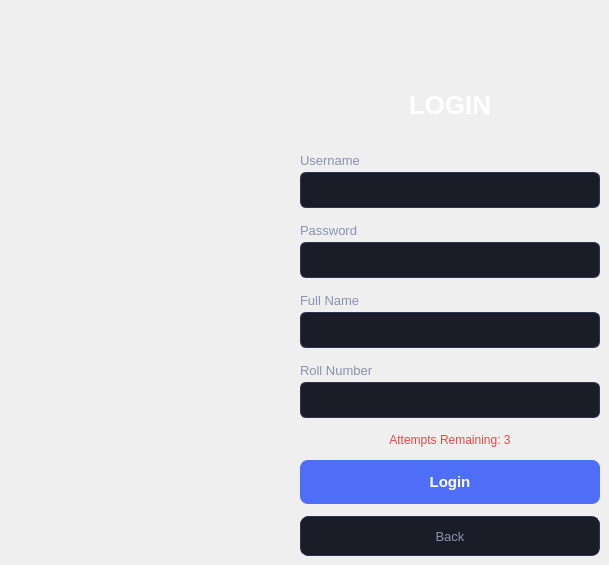
    <widget class="QWidget" name="page_login">
     <widget class="QLabel" name="label_login_title">
      <property name="geometry"><rect><x>300</x><y>80</y><width>300</width><height>50</height></rect></property>
      <property name="styleSheet"><string notr="true">QLabel { color: white; font-size: 26px; font-weight: bold; background-color: transparent; }</string></property>
      <property name="text"><string>LOGIN</string></property>
      <property name="alignment"><set>Qt::AlignCenter</set></property>
     </widget>
     <widget class="QLabel" name="label_username">
      <property name="geometry"><rect><x>300</x><y>150</y><width>300</width><height>20</height></rect></property>
      <property name="styleSheet"><string notr="true">QLabel { color: #8892b0; font-size: 13px; background-color: transparent; }</string></property>
      <property name="text"><string>Username</string></property>
     </widget>
     <widget class="QLineEdit" name="input_username">
      <property name="geometry"><rect><x>300</x><y>172</y><width>300</width><height>36</height></rect></property>
      <property name="styleSheet"><string notr="true">QLineEdit { background-color: #1a1d27; color: white; border: 1px solid #2d3452; border-radius: 6px; padding: 8px; font-size: 13px; } QLineEdit:focus { border: 1px solid #4f6ef7; }</string></property>
     </widget>
     <widget class="QLabel" name="label_password">
      <property name="geometry"><rect><x>300</x><y>220</y><width>300</width><height>20</height></rect></property>
      <property name="styleSheet"><string notr="true">QLabel { color: #8892b0; font-size: 13px; background-color: transparent; }</string></property>
      <property name="text"><string>Password</string></property>
     </widget>
     <widget class="QLineEdit" name="input_password">
      <property name="geometry"><rect><x>300</x><y>242</y><width>300</width><height>36</height></rect></property>
      <property name="styleSheet"><string notr="true">QLineEdit { background-color: #1a1d27; color: white; border: 1px solid #2d3452; border-radius: 6px; padding: 8px; font-size: 13px; } QLineEdit:focus { border: 1px solid #4f6ef7; }</string></property>
      <property name="echoMode"><enum>QLineEdit::Password</enum></property>
     </widget>
     <widget class="QLabel" name="label_name">
      <property name="geometry"><rect><x>300</x><y>290</y><width>300</width><height>20</height></rect></property>
      <property name="styleSheet"><string notr="true">QLabel { color: #8892b0; font-size: 13px; background-color: transparent; }</string></property>
      <property name="text"><string>Full Name</string></property>
     </widget>
     <widget class="QLineEdit" name="input_name">
      <property name="geometry"><rect><x>300</x><y>312</y><width>300</width><height>36</height></rect></property>
      <property name="styleSheet"><string notr="true">QLineEdit { background-color: #1a1d27; color: white; border: 1px solid #2d3452; border-radius: 6px; padding: 8px; font-size: 13px; } QLineEdit:focus { border: 1px solid #4f6ef7; }</string></property>
     </widget>
     <widget class="QLabel" name="label_roll">
      <property name="geometry"><rect><x>300</x><y>360</y><width>300</width><height>20</height></rect></property>
      <property name="styleSheet"><string notr="true">QLabel { color: #8892b0; font-size: 13px; background-color: transparent; }</string></property>
      <property name="text"><string>Roll Number</string></property>
     </widget>
     <widget class="QLineEdit" name="input_roll_no">
      <property name="geometry"><rect><x>300</x><y>382</y><width>300</width><height>36</height></rect></property>
      <property name="styleSheet"><string notr="true">QLineEdit { background-color: #1a1d27; color: white; border: 1px solid #2d3452; border-radius: 6px; padding: 8px; font-size: 13px; } QLineEdit:focus { border: 1px solid #4f6ef7; }</string></property>
     </widget>
     <widget class="QLabel" name="label_attempts">
      <property name="geometry"><rect><x>300</x><y>430</y><width>300</width><height>20</height></rect></property>
      <property name="styleSheet"><string notr="true">QLabel { color: #ef4444; font-size: 12px; background-color: transparent; }</string></property>
      <property name="text"><string>Attempts Remaining: 3</string></property>
      <property name="alignment"><set>Qt::AlignCenter</set></property>
     </widget>
     <widget class="QPushButton" name="btn_login">
      <property name="geometry"><rect><x>300</x><y>460</y><width>300</width><height>44</height></rect></property>
      <property name="styleSheet"><string notr="true">QPushButton { background-color: #4f6ef7; color: white; border-radius: 8px; font-size: 15px; font-weight: bold; } QPushButton:hover { background-color: #3d5ce0; }</string></property>
      <property name="text"><string>Login</string></property>
     </widget>
     <widget class="QPushButton" name="btn_back">
      <property name="geometry"><rect><x>300</x><y>516</y><width>300</width><height>40</height></rect></property>
      <property name="styleSheet"><string notr="true">QPushButton { background-color: #1a1d27; color: #8892b0; border-radius: 8px; border: 1px solid #2d3452; font-size: 13px; } QPushButton:hover { background-color: #22263a; color: white; }</string></property>
      <property name="text"><string>Back</string></property>
     </widget>
    </widget>
